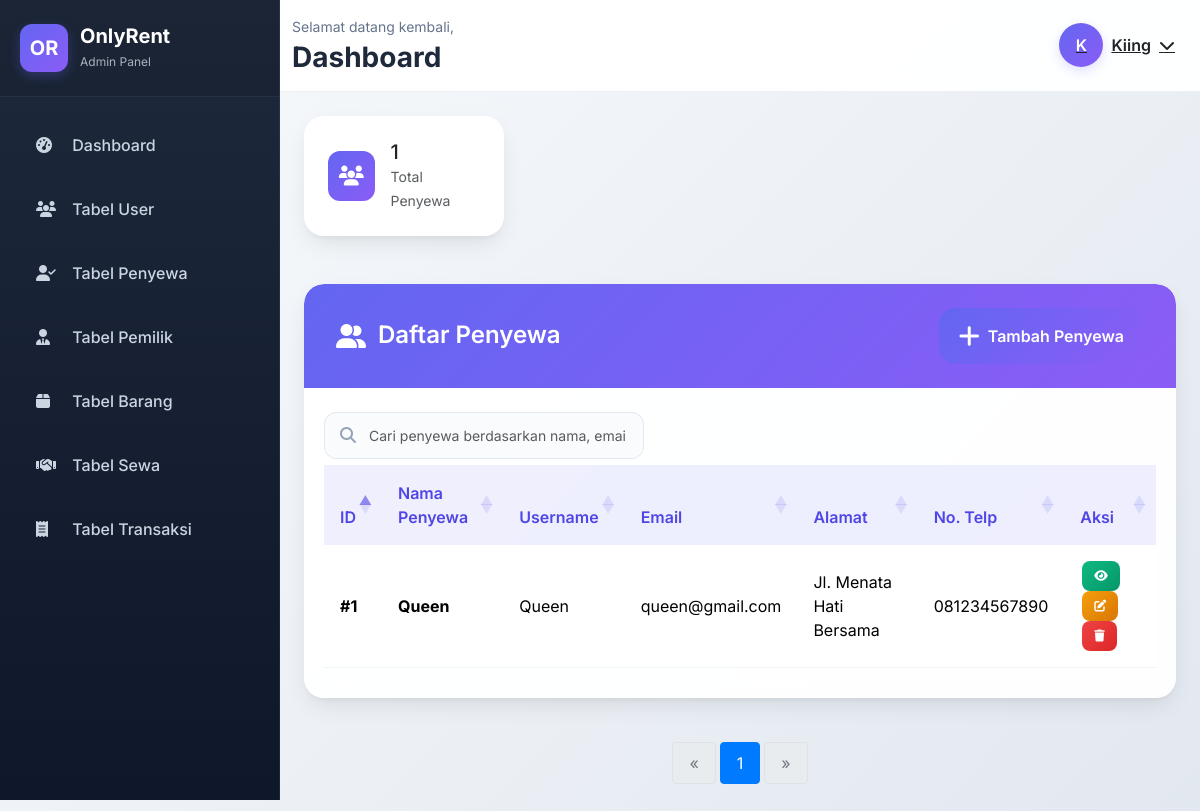
Screenshot of /views/admin/tabel_penyewa.php (signed in) with the database file from the repository.
### tables this page shows
CREATE TABLE `penyewa` (
  `id_penyewa` int(11) NOT NULL,
  `nama` varchar(100) NOT NULL,
  `alamat` text NOT NULL,
  `no_telp` varchar(25) NOT NULL,
  `id_pengguna` int(1) NOT NULL
);

CREATE TABLE `pengguna` (
  `id_pengguna` int(11) NOT NULL,
  `username` varchar(50) NOT NULL,
  `email` varchar(50) NOT NULL,
  `password` varchar(255) NOT NULL,
  `role` int(1) NOT NULL
);

### views/admin/tabel_penyewa.php (the view, shortened to what this page needs)
<?php
    $conn = getDBConnection();
    $penyewa = [];
    $total_penyewa = 0;
    $total_query = "SELECT COUNT(*) as total FROM pengguna p JOIN penyewa py ON p.id_pengguna = py.id_pengguna WHERE p.role = 2";
    $total_result = $conn->query($total_query);
    if ($total_result) {
        $total_row = $total_result->fetch_assoc();
        $total_penyewa = $total_row['total'];
    }
    $per_page = 10;
    $total_pages = ceil($total_penyewa / $per_page);
    $current_page = isset($_GET['page']) ? max(1, min($total_pages, (int)$_GET['page'])) : 1;
    $offset = ($current_page - 1) * $per_page;
    $query = "SELECT
                p.id_pengguna,
                p.username,
                p.email,
                py.id_penyewa,
                py.nama as nama_penyewa,
                py.alamat,
                py.no_telp
              FROM pengguna p
              JOIN penyewa py ON p.id_pengguna = py.id_pengguna
              WHERE p.role = 2
              LIMIT $per_page OFFSET $offset";
    $result = $conn->query($query);
    if ($result && $result->num_rows > 0) {
        while ($row = $result->fetch_assoc()) {
            $penyewa[] = $row;
        }
    }
?>
<!DOCTYPE html>
<html lang="id">
<head>
    <link href="https://cdn.jsdelivr.net/npm/bootstrap@5.3.3/dist/css/bootstrap.min.css" rel="stylesheet">
    <link href="https://cdnjs.cloudflare.com/ajax/libs/font-awesome/6.4.0/css/all.min.css" rel="stylesheet">
    <link href="https://cdn.datatables.net/1.13.6/css/dataTables.bootstrap5.min.css" rel="stylesheet">
    <link rel="stylesheet" href="../../assets//css/admin/index.css">
</head>
<body>
    <?php include('nav.php'); ?>
    <div class="main-content">
        <?php include('top_nav.php'); ?>
        <div class="content-wrapper">
            <div class="row mb-4 animate-fade-in">
                <div class="col-xl-3 col-md-6 mb-4">
                    <div class="card stats-card">
                        <div class="card-body d-flex align-items-center">
                            <div class="stats-icon stats-total me-3">
                                <i class="fas fa-users"></i>
                            </div>
                            <div>
                                <h5 class="mb-0"><?php echo $total_penyewa; ?></h5>
                                <small class="text-muted">Total Penyewa</small>
                            </div>
                        </div>
                    </div>
                </div>
            </div>
            <div class="row animate-fade-in">
                <div class="col-12">
                    <div class="card table-card">
                        <div class="card-header d-flex justify-content-between align-items-center">
                            <h4>
                                <i class="fas fa-user-friends"></i>
                                Daftar Penyewa
                            </h4>
                            <a href="tambah_penyewa.php" class="btn-add">
                                <i class="fas fa-plus me-2"></i>
                                Tambah Penyewa
                            </a>
                        </div>
                        <div class="card-body">
                            <div class="search-box">
                                <i class="fas fa-search"></i>
                                <input type="text" class="form-control" id="searchInput" placeholder="Cari penyewa berdasarkan nama, email, atau alamat...">
                            </div>
                            <div class="table-responsive">
                                <table class="table" id="penyewaTable">
                                    <thead>
                                        <tr>
                                            <th>ID</th>
                                            <th>Nama Penyewa</th>
                                            <th>Username</th>
                                            <th>Email</th>
                                            <th>Alamat</th>
                                            <th>No. Telp</th>
                                            <th>Aksi</th>
                                        </tr>
                                    </thead>
                                    <tbody>
                                        <?php foreach ($penyewa as $p): ?>
                                        <tr>
                                            <td><strong>#<?php echo $p['id_penyewa']; ?></strong></td>
                                            <td>
                                                <div class="d-flex align-items-center">
                                                    <strong><?php echo htmlspecialchars($p['nama_penyewa']); ?></strong>
                                                </div>
                                            </td>
                                            <td><?php echo htmlspecialchars($p['username']); ?></td>
                                            <td><?php echo htmlspecialchars($p['email']); ?></td>
                                            <td class="alamat-cell" title="<?php echo htmlspecialchars($p['alamat']); ?>">
                                                <?php echo htmlspecialchars($p['alamat']); ?>
                                            </td>
                                            <td><?php echo htmlspecialchars($p['no_telp']); ?></td>
                                            <td>
                                                <button class="btn btn-action btn-view" title="Lihat Detail" onclick="viewPenyewa(<?php echo $p['id_penyewa']; ?>)">
                                                    <i class="fas fa-eye"></i>
                                                </button>
                                                <button class="btn btn-action btn-edit" title="Edit Penyewa" onclick="editPenyewa(<?php echo $p['id_penyewa']; ?>)">
                                                    <i class="fas fa-edit"></i>
                                                </button>
                                                <button class="btn btn-action btn-delete" title="Hapus Penyewa" onclick="confirmDelete(<?php echo $p['id_penyewa']; ?>, '<?php echo htmlspecialchars($p['nama_penyewa']); ?>')">
                                                    <i class="fas fa-trash"></i>
                                                </button>
                                            </td>
                                        </tr>
                                        <?php endforeach; ?>
                                    </tbody>
                                </table>
                            </div>
                        </div>
                    </div>
                </div>
            </div>
            <div class="row mt-4">
                <div class="col-12">
                    <nav aria-label="Page navigation">
                        <ul class="pagination justify-content-center">
                            <?php if ($current_page > 1): ?>
                                <li class="page-item">
                                    <a class="page-link" href="?page=<?php echo $current_page - 1; ?>" aria-label="Previous">
                                        <span aria-hidden="true">&laquo;</span>
                                    </a>
                                </li>
                            <?php else: ?>
                                <li class="page-item disabled">
                                    <a class="page-link" href="#" tabindex="-1" aria-disabled="true">&laquo;</a>
                                </li>
                            <?php endif; ?>
                            <?php
                            $start_page = max(1, $current_page - 2);
                            $end_page = min($total_pages, $current_page + 2);
                            for ($i = $start_page; $i <= $end_page; $i++): ?>
                                <li class="page-item <?php echo ($i == $current_page) ? 'active' : ''; ?>">
                                    <a class="page-link" href="?page=<?php echo $i; ?>"><?php echo $i; ?></a>
                                </li>
                            <?php endfor;
                            ?>
                            <?php if ($current_page < $total_pages): ?>
                                <li class="page-item">
                                    <a class="page-link" href="?page=<?php echo $current_page + 1; ?>" aria-label="Next">
                                        <span aria-hidden="true">&raquo;</span>
                                    </a>
                                </li>
                            <?php else: ?>
                                <li class="page-item disabled">
                                    <a class="page-link" href="#" tabindex="-1" aria-disabled="true">&raquo;</a>
                                </li>
                            <?php endif; ?>
                        </ul>
                    </nav>
                </div>
            </div>
        </div>
    </div>
</body>
</html>

### assets/css/admin/index.css (style rules this page uses)
:root { --sidebar-width: 280px; --sidebar-mobile-width: 260px; --primary-color: #6366f1; --primary-dark: #4f46e5; --sidebar-bg: linear-gradient(180deg, #1e293b 0%, #0f172a 100%); --sidebar-text: #cbd5e1; --sidebar-hover: rgba(99, 102, 241, 0.1); --card-shadow: 0 10px 25px -5px rgba(0, 0, 0, 0.1), 0 4px 6px -2px rgba(0, 0, 0, 0.05); --hover-shadow: 0 20px 25px -5px rgba(0, 0, 0, 0.1), 0 10px 10px -5px rgba(0, 0, 0, 0.04); }
* { margin: 0; padding: 0; box-sizing: border-box; }
body { font-family: 'Inter', -apple-system, BlinkMacSystemFont, sans-serif; background: linear-gradient(135deg, #f8fafc 0%, #e2e8f0 100%); color: #334155; overflow-x: hidden; }
.main-content { margin-left: var(--sidebar-width); min-height: 100vh; background: transparent; transition: all 0.3s ease; }
.content-wrapper { padding: 32px; }
.search-box { position: relative; width: 320px; }
.search-box input { border: 1px solid #e2e8f0; border-radius: 12px; padding: 12px 16px 12px 44px; background: rgba(248, 250, 252, 0.8); transition: all 0.3s ease; font-size: 14px; }
.search-box i { position: absolute; left: 16px; top: 50%; transform: translateY(-50%); color: #94a3b8; }
.stats-card, .management-card, .table-card, .form-card { border-radius: 20px; border: none; box-shadow: var(--card-shadow); background: rgba(255, 255, 255, 0.95); backdrop-filter: blur(10px); overflow: hidden; transition: all 0.3s ease; }
.stats-card::before { content: ''; position: absolute; top: 0; left: 0; right: 0; bottom: 0; background: linear-gradient(135deg, rgba(255, 255, 255, 0.1), rgba(255, 255, 255, 0.05)); pointer-events: none; }
.management-card .card-header, .table-card .card-header, .form-card .card-header { background: linear-gradient(135deg, var(--primary-color), #8b5cf6); color: white; border-radius: 20px 20px 0 0; padding: 24px 32px; border: none; }
.management-card .card-header h5, .table-card .card-header h4, .form-card .card-header h4 { font-weight: 600; margin: 0; display: flex; align-items: center; }
.table-card .card-header i, .form-card .card-header i { margin-right: 12px; font-size: 24px; }
.management-card .card-body, .table-card .card-body, .form-card .card-body { padding: 32px; }
.stats-card .card-body { padding: 24px; position: relative; z-index: 1; }
.btn-add, .management-btn, .btn-submit, .btn-back, .btn-editt { border-radius: 16px; padding: 16px 20px; font-weight: 600; transition: all 0.3s cubic-bezier(0.4, 0, 0.2, 1); border: none; position: relative; overflow: hidden; display: inline-flex; align-items: center; color: white; text-decoration: none; }
.btn-add, .btn-submit { background: linear-gradient(135deg, var(--primary-color), #8b5cf6); }
.management-btn i, .btn-add i { margin-right: 8px; font-size: 16px; }
.btn-action { padding: 6px 12px; border-radius: 8px; border: none; font-size: 12px; font-weight: 500; margin: 0 2px; transition: all 0.3s ease; color: white; }
.btn-edit { background: linear-gradient(135deg, #f59e0b, #d97706); }
.btn-delete { background: linear-gradient(135deg, #ef4444, #dc2626); }
.btn-view { background: linear-gradient(135deg, #10b981, #059669); }
.table { margin-bottom: 0; }
.table thead th { background: rgba(99, 102, 241, 0.1); color: var(--primary-dark); font-weight: 600; border: none; padding: 16px; }
.table tbody td { padding: 16px; vertical-align: middle; border-color: rgba(226, 232, 240, 0.5); }
.stats-icon { width: 50px; height: 50px; border-radius: 12px; display: flex; align-items: center; justify-content: center; font-size: 20px; color: white; }
.stats-total { background: linear-gradient(135deg, var(--primary-color), #8b5cf6); }
.animate-fade-in { animation: fadeIn 0.6s ease-out; }
@media (max-width: 1200px) { .content-wrapper { padding: 24px; } }
@media (max-width: 1200px) { .management-card .card-body, .table-card .card-body, .form-card .card-body { padding: 24px 20px; } }
.pagination { margin-top: 20px; }
.page-item.active .page-link { background-color: #007bff; border-color: #007bff; }
.page-link { color: #007bff; margin: 0 5px; border-radius: 4px; padding: 8px 16px; }
.page-item.disabled .page-link { color: #6c757d; pointer-events: none; }
.page-item:first-child .page-link, .page-item:last-child .page-link { border-radius: 4px; }

### rows the page displays
penyewa: id_penyewa "1", nama "Queen", id_pengguna.username "Queen", id_pengguna.email "queen@gmail.com", alamat "Jl. Menata Hati Bersama", no_telp "081234567890"

### other values shown
substr(htmlspecialchars($username), 0, 1) "K"
$username "Kiing"
$total_penyewa "1"
